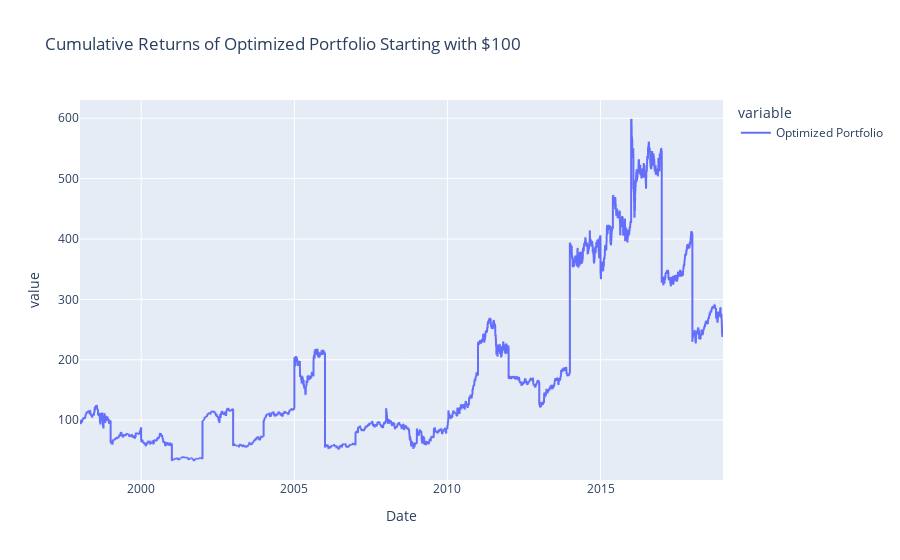

Notebook source saved alongside this figure:
### Code cell
plot_cum_returns(df["Optimized Portfolio"], "Cumulative Returns of Optimized Portfolio Starting with $100")

### Figure 1 — Plotly figure (JSON) as saved in the notebook; plotly's stock layout.template omitted (floating-point values rounded to 4 significant figures; data arrays with more than 128 entries replaced by an {"elided": "..."} marker saying what was removed)
{"data": [{"hovertemplate": "variable=Optimized Portfolio<br>Date=%{x}<br>value=%{y}<extra></extra>", "legendgroup": "Optimized Portfolio", "line": {"color": "#636efa", "dash": "solid"}, "marker": {"symbol": "circle"}, "mode": "lines", "name": "Optimized Portfolio", "showlegend": true, "type": "scattergl", "x": {"elided": "7691 str values"}, "xaxis": "x", "y": {"elided": "7691 float values"}, "yaxis": "y"}], "layout": {"legend": {"title": {"text": "variable"}, "tracegroupgap": 0}, "title": {"text": "Cumulative Returns of Optimized Portfolio Starting with $100"}, "xaxis": {"anchor": "y", "domain": [0, 1], "title": {"text": "Date"}}, "yaxis": {"anchor": "x", "domain": [0, 1], "title": {"text": "value"}}}}
